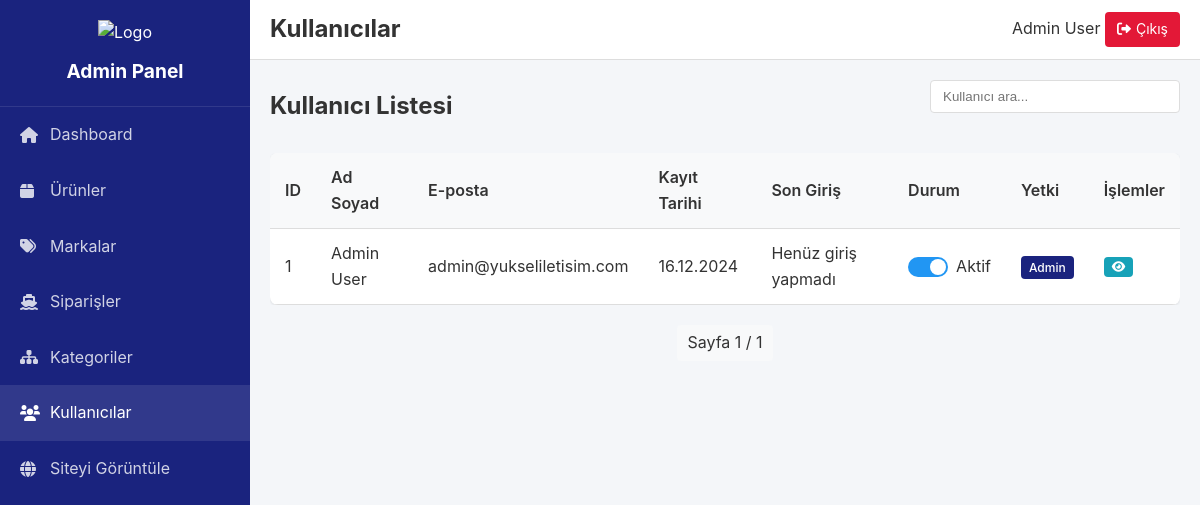
Before: /admin/users (signed in) with the older database file.
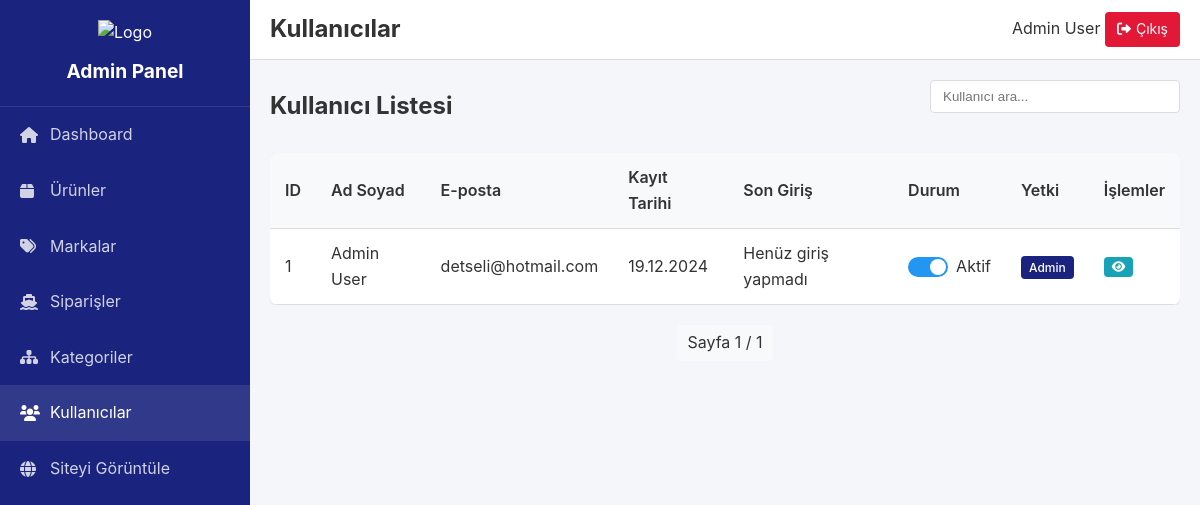
After: the same page with the newer database file.
### models.py (models this page shows, shortened)
class User(UserMixin, db.Model):
    id = db.Column(db.Integer, primary_key=True)
    email = db.Column(db.String(120), unique=True, nullable=False)
    password_hash = db.Column(db.String(128))
    first_name = db.Column(db.String(50))
    last_name = db.Column(db.String(50))
    phone = db.Column(db.String(15))
    category_id = db.Column(db.Integer, db.ForeignKey('category.id'))  # Yeni eklendi
    is_active = db.Column(db.Boolean, default=True)
    is_admin = db.Column(db.Boolean, default=False)
    created_at = db.Column(db.DateTime, default=datetime.utcnow)
    last_login = db.Column(db.DateTime)

### routes/admin.py (the view)
@admin_bp.route('/users')
@login_required
@admin_required
def users():
    page = request.args.get('page', 1, type=int)
    users = User.query.order_by(User.created_at.desc()).paginate(
        page=page, per_page=20)
    return render_template('admin/users.html', users=users)

### routes/admin.py (called while the page is built)
def admin_required(f):
    @wraps(f)
    def decorated_function(*args, **kwargs):
        if not current_user.is_authenticated or not current_user.is_admin:
            flash('Bu sayfaya erişim yetkiniz yok.', 'error')
            return redirect(url_for('index'))
        return f(*args, **kwargs)
    return decorated_function

### templates/admin/users.html (shortened to what this page needs)
{% extends 'admin/base.html' %}
{% block page_title %}Kullanıcılar{% endblock %}
{% block content %}
<div class="content-header">
    <h2>Kullanıcı Listesi</h2>
    <div class="actions">
        <div class="search-box">
            <input type="text" id="userSearch" placeholder="Kullanıcı ara..." class="search-input">
        </div>
    </div>
</div>
<div class="table-responsive">
    <table class="data-table">
        <thead>
            <tr>
                <th>ID</th>
                <th>Ad Soyad</th>
                <th>E-posta</th>
                <th>Kayıt Tarihi</th>
                <th>Son Giriş</th>
                <th>Durum</th>
                <th>Yetki</th>
                <th>İşlemler</th>
            </tr>
        </thead>
        <tbody>
            {% for user in users.items %}
            <tr data-user-id="{{ user.id }}">
                <td>{{ user.id }}</td>
                <td>{{ user.first_name }} {{ user.last_name }}</td>
                <td>{{ user.email }}</td>
                <td>{{ user.created_at.strftime('%d.%m.%Y') }}</td>
                <td>
                    {% if user.last_login %}
                        {{ user.last_login.strftime('%d.%m.%Y %H:%M') }}
                    {% else %}
                        Henüz giriş yapmadı
                    {% endif %}
                </td>
                <td>
                    <div class="status-toggle">
                        <label class="switch">
                            <span class="slider round"></span>
                        </label>
                        <span class="status-text">{{ 'Aktif' if user.is_active else 'Pasif' }}</span>
                    </div>
                </td>
                <td>
                    <span class="badge {{ 'badge-primary' if user.is_admin else 'badge-secondary' }}">
                        {{ 'Admin' if user.is_admin else 'Kullanıcı' }}
                    </span>
                </td>
                <td>
                    <div class="action-buttons">
                        <button onclick="showUserDetails('{{ user.id }}')" class="btn btn-sm btn-info">
                            <i class="fas fa-eye"></i>
                        </button>
                    </div>
                </td>
            </tr>
            {% endfor %}
        </tbody>
    </table>
</div>
<div class="pagination">
    <span class="current-page">Sayfa {{ users.page }} / {{ users.pages }}</span>
</div>
{% endblock %}

### templates/admin/base.html (shortened to what this page needs)
<!DOCTYPE html>
<html lang="tr">
<head>
    <link rel="stylesheet" href="https://cdnjs.cloudflare.com/ajax/libs/font-awesome/6.0.0/css/all.min.css">
    <link rel="stylesheet" href="{{ url_for('static', filename='css/admin.css') }}">
</head>
<body>
    <div class="admin-container">
        <aside class="admin-sidebar">
            <div class="sidebar-header">
                <img src="{{ url_for('static', filename='images/logo.png') }}" alt="Logo" class="admin-logo">
                <h1>Admin Panel</h1>
            </div>
            <nav class="sidebar-nav">
                <ul>
                    <li>
                        <a href="{{ url_for('admin.dashboard') }}" {% if request.endpoint == 'admin.dashboard' %}class="active"{% endif %}>
                            <i class="fas fa-home"></i>
                            <span>Dashboard</span>
                        </a>
                    </li>
                    <li>
                        <a href="{{ url_for('admin.products') }}" {% if request.endpoint == 'admin.products' %}class="active"{% endif %}>
                            <i class="fas fa-box"></i>
                            <span>Ürünler</span>
                        </a>
                    </li>
                    <li>
                        <a href="{{ url_for('admin.brands') }}" {% if request.endpoint == 'admin.brands' %}class="active"{% endif %}>
                            <i class="fas fa-tags"></i>
                            <span>Markalar</span>
                        </a>
                    </li>
                    <li>
                        <a href="{{ url_for('admin.orders') }}" {% if request.endpoint == 'admin.orders' %}class="active"{% endif %}>
                            <i class="fas fa-ship"></i>
                            <span>Siparişler</span>
                        </a>
                    </li>
                    <li>
                        <a href="{{ url_for('admin.categories') }}" {% if request.endpoint == 'admin.categories' %}class="active"{% endif %}>
                            <i class="fas fa-sitemap"></i>
                            <span>Kategoriler</span>
                        </a>
                    </li>
                    <li>
                        <a href="{{ url_for('admin.users') }}" {% if request.endpoint == 'admin.users' %}class="active"{% endif %}>
                            <i class="fas fa-users"></i>
                            <span>Kullanıcılar</span>
                        </a>
                    </li>
                    <li>
                        <a href="{{ url_for('index') }}" target="_blank">
                            <i class="fas fa-globe"></i>
                            <span>Siteyi Görüntüle</span>
                        </a>
                    </li>
                </ul>
            </nav>
        </aside>
        <main class="admin-main">
            <header class="admin-header">
                <div class="header-left">
                    <h2>{% block page_title %}{% endblock %}</h2>
                </div>
                <div class="header-right">
                    <div class="admin-user">
                        <span>{{ current_user.first_name }} {{ current_user.last_name }}</span>
                        <a href="{{ url_for('logout') }}" class="logout-btn">
                            <i class="fas fa-sign-out-alt"></i>
                            Çıkış
                        </a>
                    </div>
                </div>
            </header>
            <div class="admin-content">
                {% block content %}{% endblock %}
            </div>
        </main>
    </div>
</body>
</html>

Changed rows visible on the page:
changed User "Admin": email "admin@yukseliletisim.com" → "detseli@hotmail.com"; created_at "16.12.2024" → "19.12.2024"
